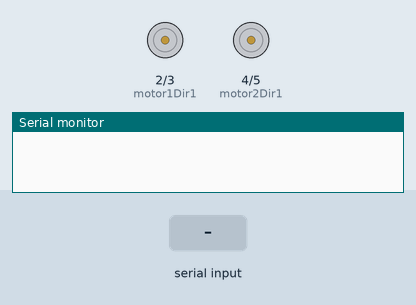
Simulated run of this sketch. Board: Arduino Uno, built with avr-gcc and run on an emulated ATmega328P. Shown: motor-driver pin pairs drawn as motors (green arrow = first pin HIGH = forward, orange = second pin HIGH = backward, longer = more drive, scaled by the enable pin), the last lines printed to the serial monitor. The test bench sets the inputs (shaded band).

Above: at 1.2 s.
1.3 s: "F" received over Serial
At 2.2 s:
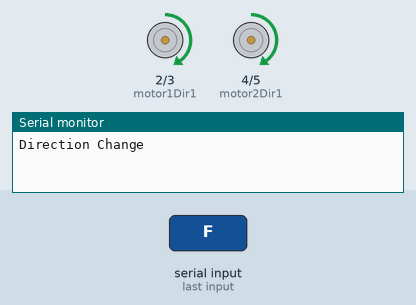
2.8 s: "B" received over Serial
At 3.3 s:
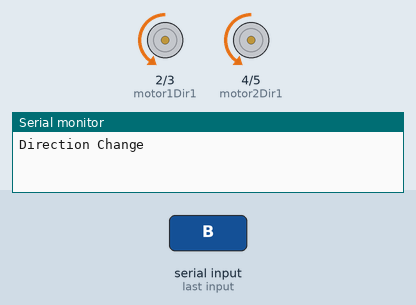
4.3 s: "L" received over Serial
At 5.5 s:
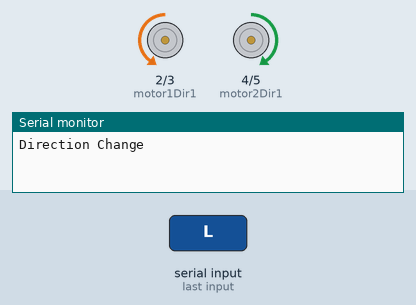
5.8 s: "R" received over Serial
At 6.8 s:
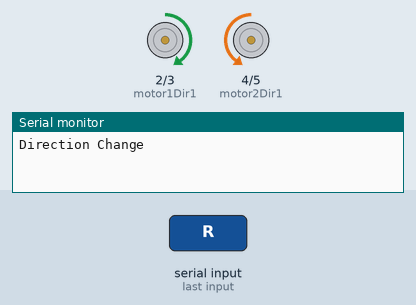
Timing chart, 0 to 8.3 s (numbered marks = the images above; inputs shaded):
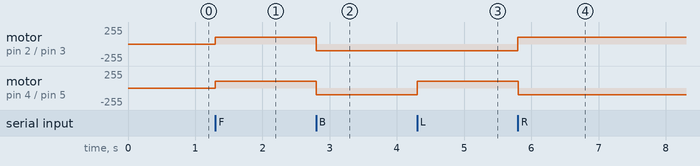

The sketch:

Exp7.ino
```cpp
//Voice control
// Define motor control pins
const int motor1PWM = 9;  // PWM input for Motor 1
const int motor1Dir1 = 2; // Direction input 1 for Motor 1
const int motor1Dir2 = 3; // Direction input 2 for Motor 1

const int motor2PWM = 10;  // PWM input for Motor 2
const int motor2Dir1 = 4; // Direction input 1 for Motor 2
const int motor2Dir2 = 5; // Direction input 2 for Motor 2

void setup() {
  // Set motor control pins as OUTPUT
  pinMode(motor1PWM, OUTPUT);
  pinMode(motor1Dir1, OUTPUT);
  pinMode(motor1Dir2, OUTPUT);

  pinMode(motor2PWM, OUTPUT);
  pinMode(motor2Dir1, OUTPUT);
  pinMode(motor2Dir2, OUTPUT);

  Serial.begin(9600);
}

void loop() {
  if (Serial.available() > 0) {
    char command = Serial.read();
    executeCommand(command);
  }
}

void executeCommand(char command) {
  switch (command) {
    case 'B':
     moveBackward();
      break;
    case 'F':
       moveForward();
      Serial.println("Direction Change");
      break;
    case 'L':
      moveLeft();
      break;
    case 'R':
      moveRight();
      break;
    case 'S':
      stopMotors();
      break;
    default:
      break;
  }
}

void moveForward() {
  digitalWrite(motor1Dir1, HIGH);
  digitalWrite(motor1Dir2, LOW);
  digitalWrite(motor2Dir1, HIGH);
  digitalWrite(motor2Dir2, LOW);
  analogWrite(motor1PWM, 100);
  analogWrite(motor2PWM, 100);
}

void moveBackward() {
  digitalWrite(motor1Dir1, LOW);
  digitalWrite(motor1Dir2, HIGH);
  digitalWrite(motor2Dir1, LOW);
  digitalWrite(motor2Dir2, HIGH);
  analogWrite(motor1PWM, 100);
  analogWrite(motor2PWM, 100);
}

void moveLeft() {
  digitalWrite(motor1Dir1, LOW);
  digitalWrite(motor1Dir2, HIGH);
  digitalWrite(motor2Dir1, HIGH);
  digitalWrite(motor2Dir2, LOW);
  analogWrite(motor1PWM, 100);
  analogWrite(motor2PWM, 100);
}

void moveRight() {
  digitalWrite(motor1Dir1, HIGH);
  digitalWrite(motor1Dir2, LOW);
  digitalWrite(motor2Dir1, LOW);
  digitalWrite(motor2Dir2, HIGH);
  analogWrite(motor1PWM, 100);
  analogWrite(motor2PWM, 100);
}

void stopMotors() {
  digitalWrite(motor1Dir1, LOW);
  digitalWrite(motor1Dir2, LOW);
  digitalWrite(motor2Dir1, LOW);
  digitalWrite(motor2Dir2, LOW);
  analogWrite(motor1PWM, 0);
  analogWrite(motor2PWM, 0);
}
```

Measured:
- after the input at 1.3 s, motor on pin 2 (motor1Dir1) / pin 3 (motor1Dir2), motor on pin 4 (motor2Dir1) / pin 5 (motor2Dir2): stopped → forward 100/255 at once
- after the input at 2.8 s, motor on pin 2 (motor1Dir1) / pin 3 (motor1Dir2), motor on pin 4 (motor2Dir1) / pin 5 (motor2Dir2): forward 100/255 → backward 100/255 at once
- after the input at 4.3 s, motor on pin 4 (motor2Dir1) / pin 5 (motor2Dir2): backward 100/255 → forward 100/255 at once
- after the input at 5.8 s, motor on pin 2 (motor1Dir1) / pin 3 (motor1Dir2): backward 100/255 → forward 100/255 at once; motor on pin 4 (motor2Dir1) / pin 5 (motor2Dir2): forward 100/255 → backward 100/255 at once
